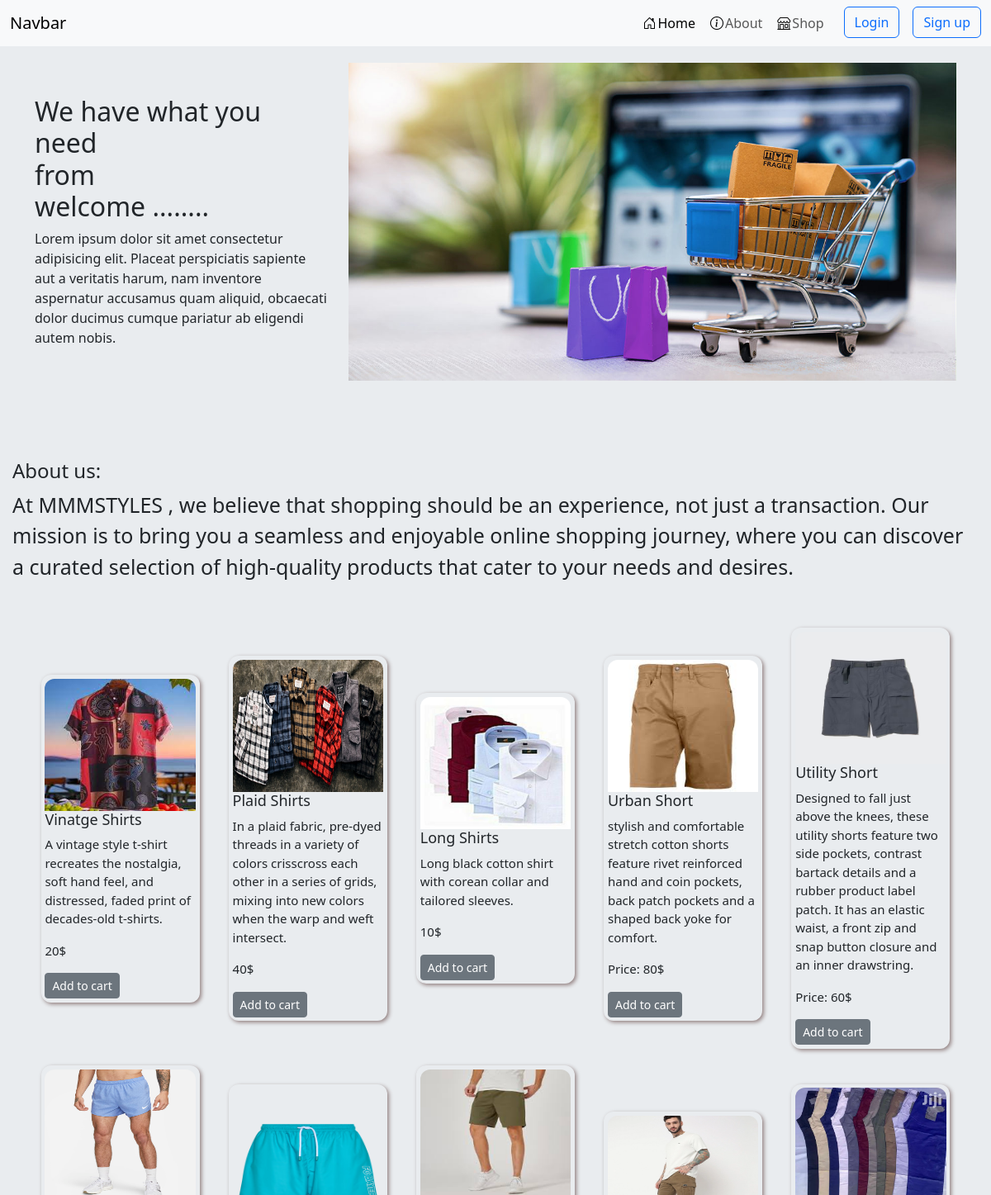
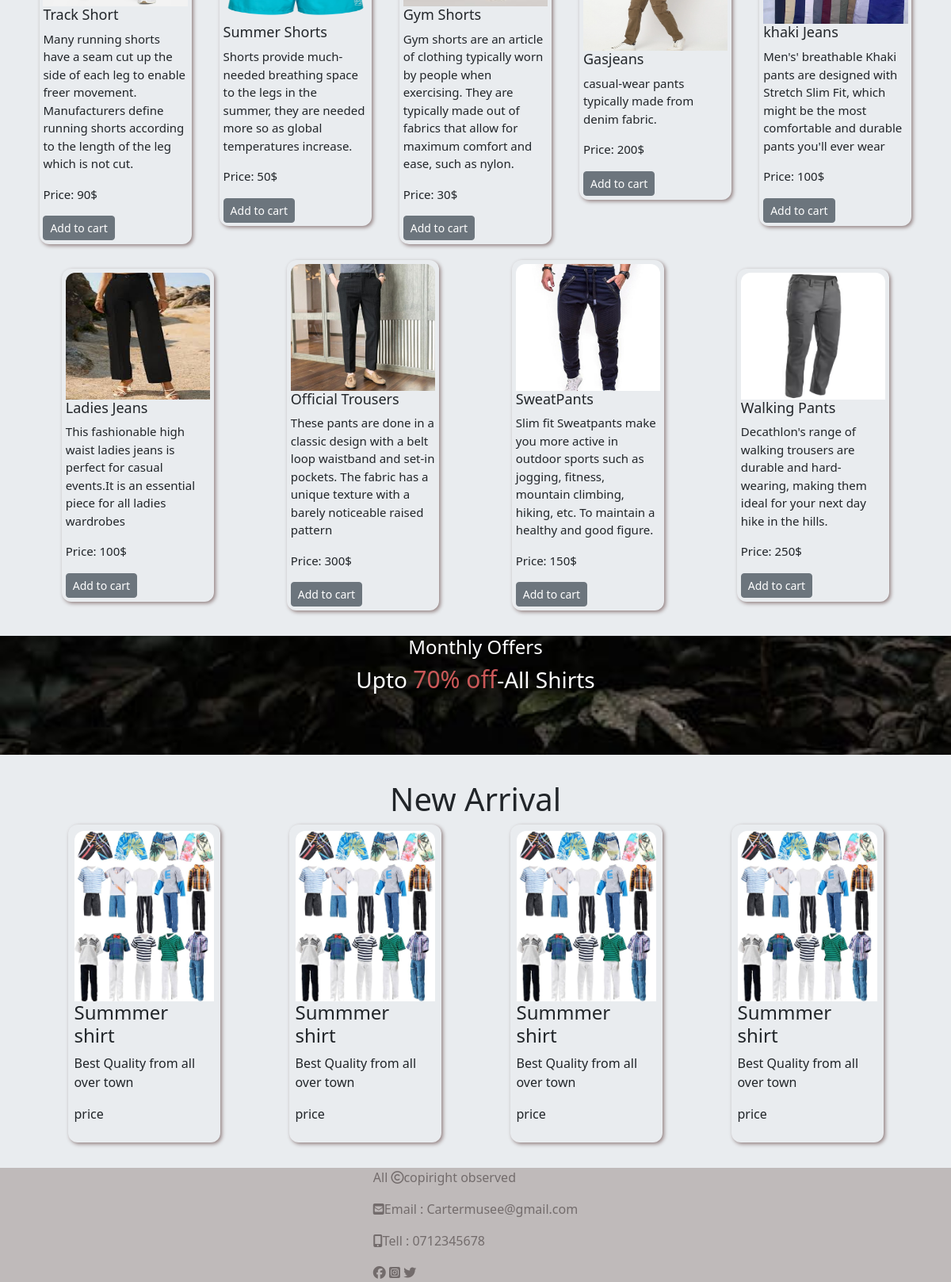
The page /home on the database its author committed (2 pictures, top to bottom).
### eccomerce/models.py (models this page shows)
class Shirts(db.Model,UserMixin):
    id = db.Column(db.Integer, primary_key=True)
    shirt_name = db.Column(db.String(64),index=True)
    description = db.Column(db.String(124),index=True)
    price = db.Column(db.Integer)
    quantity = db.Column(db.Integer)
    img = db.Column(db.String(255))

class Shorts(db.Model,UserMixin):
    id = db.Column(db.Integer, primary_key=True)
    shorts_name = db.Column(db.String(64),index=True)
    description = db.Column(db.String(124),index=True)
    price = db.Column(db.Integer)
    quantity = db.Column(db.Integer)
    img = db.Column(db.String(255))

class Trousers(db.Model,UserMixin):
    id = db.Column(db.Integer, primary_key=True)
    trousers_name = db.Column(db.String(64),index=True)
    description = db.Column(db.String(124),index=True)
    price = db.Column(db.Integer)
    quantity = db.Column(db.Integer)
    img = db.Column(db.String(255))

### eccomerce/routes.py (the view)
@app.route('/')
@app.route("/home")
def home():
    shirts = Shirts.query.all()
    shorts=Shorts.query.all()
    trousers=Trousers.query.all()
    return render_template('home.html',shirts=shirts,shorts=shorts,trousers=trousers)

### eccomerce/templates/home.html (shortened to what this page needs)
{% extends 'base.html'%}
{% block body%}
<div class="home container">
    <div class="row justify-content-md-center">
        <div class=" col-md-4 m-auto">
            <h2>We have what you need <br> from  <br>welcome <span class="element2">........</span></h2>
            <div>
                Lorem ipsum dolor sit amet consectetur adipisicing elit. Placeat perspiciatis sapiente aut a veritatis harum, nam inventore aspernatur accusamus quam aliquid, obcaecati dolor ducimus cumque pariatur ab eligendi autem nobis.
            </div>
        </div>
        <div class="col-md-8">
            <img class="bg-image img-fluid" src="{{url_for('static', filename='images/bg2.jpeg')}}" alt="img"  height="500">
        </div>
    </div>
</div>
<section class="about" id="about">
    <div>
      <h4>About us:</h4>
      <p>At MMMSTYLES , we believe that shopping should be an experience, not just a transaction. Our mission is to bring you a seamless and enjoyable online shopping journey, where you can discover a curated selection of high-quality products that cater to your needs and desires.</p>
    </div>
</section>
<div id="shop" class="container">
    <div class="home-all-product" >
        {% for shirt in shirts[:3] %}
        <div class="home-product"style="width: 12rem;">
            <a href="{{ url_for('get_a_shirt', shirt_id=shirt.id) }}">
                <img src="{{ url_for('static', filename='images/{}'.format(shirt.img)) }}" class="" alt="...">
            </a>
            <h5 class="">{{shirt.shirt_name}}</h5>
            <p class="">{{shirt.description}}</p>
            <p class="">{{shirt.price}}$</p>
            <a href="{{ url_for('cart') }}" class="addToCart btn btn-secondary btn-sm">Add to cart</a>
        </div>
        {% endfor %}
        {% for short in shorts[:5] %}
        <div class="home-product"style="width: 12rem;">
            <a href="{{ url_for('get_a_short', short_id=short.id) }}">
                <img src="{{ url_for('static', filename='images/{}'.format(short.img)) }}" alt="...">
            </a>
            <h5>{{short.shorts_name}}</h5>
            <p class="des">{{short.description}}</p>
            <p>Price: {{short.price}}$</p>
            <a href="#" class="btn btn-secondary btn-sm">Add to cart</a>
        </div>
        {% endfor %}
        {% for trouser in trousers %}
            <div class="home-product" style="width: 12rem;">
                <a href="{{ url_for('get_a_trouser', trouser_id=trouser.id) }}">
                    <img src="{{ url_for('static', filename='images/{}'.format(trouser.img)) }}" class="" alt="...">
                </a>
                <h5>{{trouser.trousers_name}}</h5>
                <p class="des">{{trouser.description}}</p>
                <p>Price: {{trouser.price}}$</p>
                <a href="#" class="btn btn-secondary btn-sm">Add to cart</a>
            </div>
        {% endfor %}
    </div>
</div>
<div>
    <div class="offer">
        <h4>Monthly Offers</h4>
        <h3>Upto <span>70% off</span>-All Shirts</h3>
    </div>
</div>
<div class="container">
    <h1 class="text-center">New Arrival</h1>
    <div class="all-new-arrival">
        <div class="new-arrival">
            <img src="static/images/upcoming2.jpg" alt="" srcset="">
            <h4>Summmer shirt</h4>
            <p>Best Quality from all over town</p>
            <p>price</p>
        </div>
        <div class="new-arrival">
            <img src="static/images/upcoming2.jpg" alt="" srcset="">
            <h4>Summmer shirt</h4>
            <p>Best Quality from all over town</p>
            <p>price</p>
        </div>
        <div class="new-arrival">
            <img src="static/images/upcoming2.jpg" alt="" srcset="">
            <h4>Summmer shirt</h4>
            <p>Best Quality from all over town</p>
            <p>price</p>
        </div>
        <div class="new-arrival">
            <img src="static/images/upcoming2.jpg" alt="" srcset="">
            <h4>Summmer shirt</h4>
            <p>Best Quality from all over town</p>
            <p>price</p>
        </div>
    </div>
</div>
{% endblock%}

### eccomerce/templates/base.html (shortened to what this page needs)
<!DOCTYPE html>
<html lang="en">
<head>
    <link rel="stylesheet" href="https://cdn.jsdelivr.net/npm/bootstrap@5.3.2/dist/css/bootstrap.min.css">
    <link rel="stylesheet" href="{{url_for('static',filename='login.css')}}">
    <link rel="stylesheet" href="../static/new.css">
    <link rel="stylesheet" href="https://cdn.jsdelivr.net/npm/bootstrap-icons@1.11.2/font/bootstrap-icons.min.css">
</head>
<body class="bg-body-secondary">
    <header>
      <nav class="navbar navbar-expand-lg bg-body-tertiary">
        <div class="container-fluid">
          <a class="navbar-brand" href="#">Navbar</a>
          <div class="collapse navbar-collapse justify-content-end" id="navbarNav">
            <ul class="navbar-nav">
              <li class="nav-item">
                <a class="nav-link active" aria-current="page" href="{{ url_for('home') }}"><i class="bi bi-house-door"></i>Home</a>
              </li>
              <li class="nav-item">
                <a class="nav-link" href="#about"><i class="bi bi-info-circle"></i>About</a>
              </li>
              <li class="nav-item">
                <a class="nav-link" href="{{url_for('shop')}}"><i class="bi bi-shop"></i>Shop</a>
              </li>
              {% if current_user.is_authenticated %}
              <li class="nav-item">
                <a class="nav-link" href="{{url_for('account')}}"><i class="bi bi-person-check"></i>Profile</a>
              </li>
              <li class="nav-item">
                <a class="btn btn-outline-primary ms-3" href="{{url_for('logout')}}">Logout</a>
              </li>
              {% else %}
              <li class="nav-item">
                <a class="btn btn-outline-primary ms-3" href="{{url_for('login')}}">Login</a>
              </li>
              <li class="nav-item">
                <a class="btn btn-outline-primary ms-3" href="{{url_for('registration')}}">Sign up</a>
              </li>
              {% endif %}
            </ul>
          </div>
        </div>
      </nav>
    </header>
    <div style="margin-top: 20px;">
      {% block body %}
      {% endblock %}
    </div>
    <footer class="footer">
      <div>
        <p>All <i class="fa fa-copyright" aria-hidden="true"></i>copiright observed</p>
        <p><i class="fas fa-envelope-square"></i>Email : Cartermusee@gmail.com</p>
        <p><i class="fas fa-mobile-alt"></i>Tell : 0712345678</p>
        <i class="fab fa-facebook"></i>
        <i class="fab fa-instagram-square"></i>
        <i class="fab fa-twitter"></i>
      </div>
    </footer>
</body>
</html>

### eccomerce/static/login.css (style rules this page uses)
.bi { margin: 2px; color: black }
.bg-image { width: 100%; }
.row { row-gap: .5em; }
.home-all-product { margin-bottom: 2rem; display: flex; flex-wrap: wrap; justify-content: space-between; gap: 20px; }
.home-product { margin: auto; width: 12rem; box-shadow: 2px 2px 5px#928080; border-radius: 12px; padding: .3rem; }
.home-product img { width: 100%; height: 10em; border-top-right-radius: 12px; border-top-left-radius: 12px; }
.home-product h5 { font-size: 18px; }
.home-product p { font-size: 15px; }
.offer { text-align: center; background-image: url("images/offers.jpeg"); background-size: cover; background-repeat: no-repeat; margin-bottom: 2rem; color: white; height: 150px; }
.offer span { color: rgb(203, 89, 89); font-size: 30px; }
.all-new-arrival { margin-bottom: 2rem; display: flex; flex-wrap: wrap; justify-content: space-between; }
.new-arrival { margin: auto; width: 12rem; box-shadow: 2px 2px 5px#928080; border-radius: 12px; padding: .5rem; }
.new-arrival img { width: 100%; border-top-right-radius: 12px; border-top-left-radius: 12px; }
.footer { background-color: rgb(191, 186, 186); color: rgb(115, 108, 108); display: flex; justify-content: center; }
.about { margin-top: 5rem; font-size: 25px; font-weight: 400; padding: 15px; }

### rows shown on the page
Shirts: img (picture), shirt_name "Vinatge Shirts", description "A vintage style t-shirt recreates the nostalgia, soft hand feel, and distressed, faded print of decades-old t-shirts.", price "20"
Shirts: img (picture), shirt_name "Plaid Shirts", description "In a plaid fabric, pre-dyed threads in a variety of colors crisscross each other in a series of grids, mixing into new colors when the warp and weft intersect.", price "40"
Shirts: img (picture), shirt_name "Long Shirts", description "Long black cotton shirt with corean collar and tailored sleeves.", price "10"
Shorts: img (picture), shorts_name "Urban Short", description "stylish and comfortable stretch cotton shorts feature rivet reinforced hand and coin pockets, back patch pockets and a shaped back yoke for comfort.", price "80"
Shorts: img (picture), shorts_name "Utility Short", description "Designed to fall just above the knees, these utility shorts feature two side pockets, contrast bartack details and a rubber product label patch. It has an elastic waist, a front zip and snap button closure and an inner drawstring.", price "60"
Shorts: img (picture), shorts_name "Track Short", description "Many running shorts have a seam cut up the side of each leg to enable freer movement. Manufacturers define running shorts according to the length of the leg which is not cut.", price "90"
Shorts: img (picture), shorts_name "Summer Shorts", description "Shorts provide much-needed breathing space to the legs in the summer, they are needed more so as global temperatures increase.", price "50"
Shorts: img (picture), shorts_name "Gym Shorts", description "Gym shorts are an article of clothing typically worn by people when exercising. They are typically made out of fabrics that allow for maximum comfort and ease, such as nylon.", price "30"
Trousers: img (picture), trousers_name "Gasjeans", description "casual-wear pants typically made from denim fabric.", price "200"
Trousers: img (picture), trousers_name "khaki Jeans", description "Men's' breathable Khaki pants are designed with Stretch Slim Fit, which might be the most comfortable and durable pants you'll ever wear", price "100"
Trousers: img (picture), trousers_name "Ladies Jeans", description "This fashionable high waist ladies jeans is perfect for casual events.It is an essential piece for all ladies wardrobes", price "100"
Trousers: img (picture), trousers_name "Official Trousers", description "These pants are done in a classic design with a belt loop waistband and set-in pockets. The fabric has a unique texture with a barely noticeable raised pattern", price "300"
Trousers: img (picture), trousers_name "SweatPants", description "Slim fit Sweatpants make you more active in outdoor sports such as jogging, fitness, mountain climbing, hiking, etc. To maintain a healthy and good figure.", price "150"
Trousers: img (picture), trousers_name "Walking Pants", description "Decathlon's range of walking trousers are durable and hard-wearing, making them ideal for your next day hike in the hills.", price "250"
